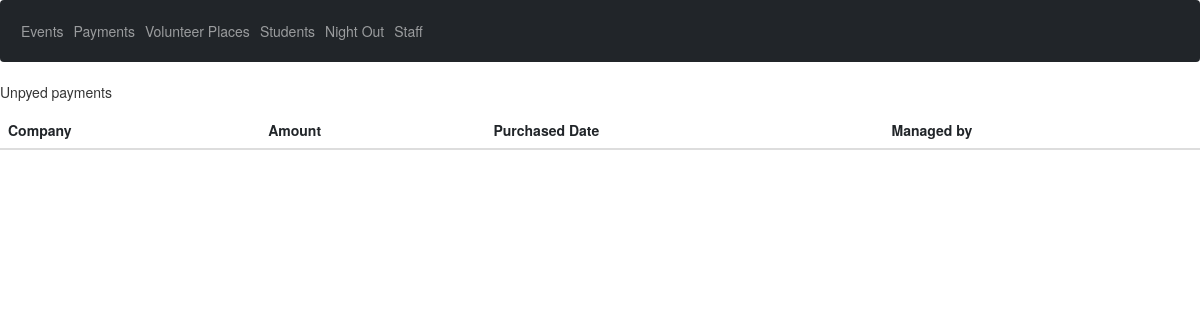
Before: / with the older database file.
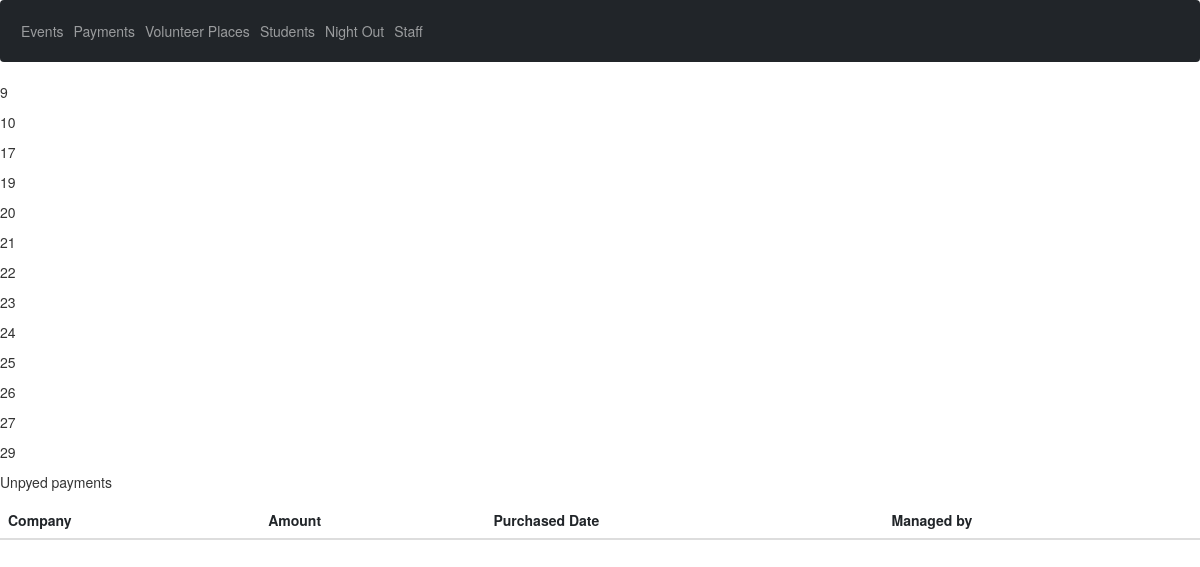
After: the same page with the newer database file.
### myapp/models.py (models this page shows, shortened)
class Students(models.Model):
    first_name = models.CharField(max_length=20)
    last_name = models.CharField(max_length=20)
    talents_and_level =models.CharField(max_length=200,blank=True)

### website/views.py (the view)
# urls.py: path("", views.home_page, name="home_page"),
def home_page(request):
    payment= Payment.objects.filter( paid=False)
    paired = get_all_paired_students(1)
    return render(request, "website/home_page.html", {
            "payments": payment,
            "paired": paired
    })

### website/views.py (called while the page is built)
def get_all_paired_students(student_id):
    all_night_outs = NightOut.objects.filter(student__id = student_id)
    all_paired_students =[]
    for night_out in all_night_outs:
        students_in = NightOut.objects.filter(hotel__id = night_out.hotel.id, trip_date = night_out.trip_date).exclude(student__id = night_out.student_id)
        for paird in students_in:
            all_paired_students.append(paird.student)
    return set(all_paired_students)

### website/templates/website/home_page.html (shortened to what this page needs)
{% extends "website/template.html" %}
{% block body %}
{% for student in paired %}
<p>
  {{ student.id}}
</p>
{% endfor %}
<p>Unpyed payments</p>
<table class="table">
  <thead>
    <tr>
      <th scope="col">Company</th>
      <th scope="col">Amount</th>
      <th scope="col">Purchased Date</th>
      <th scope="col">Managed by</th>
    </tr>
  </thead>
</table>
{% endblock %}

Changed rows visible on the page:
now on this page (row edited): Students: id "9"
now on this page (row edited): Students: id "10"
added Students: id "17"
added Students: id "19"
added Students: id "20"
added Students: id "21"
added Students: id "22"
added Students: id "23"
added Students: id "24"
added Students: id "25"
added Students: id "26"
added Students: id "27"
added Students: id "29"
